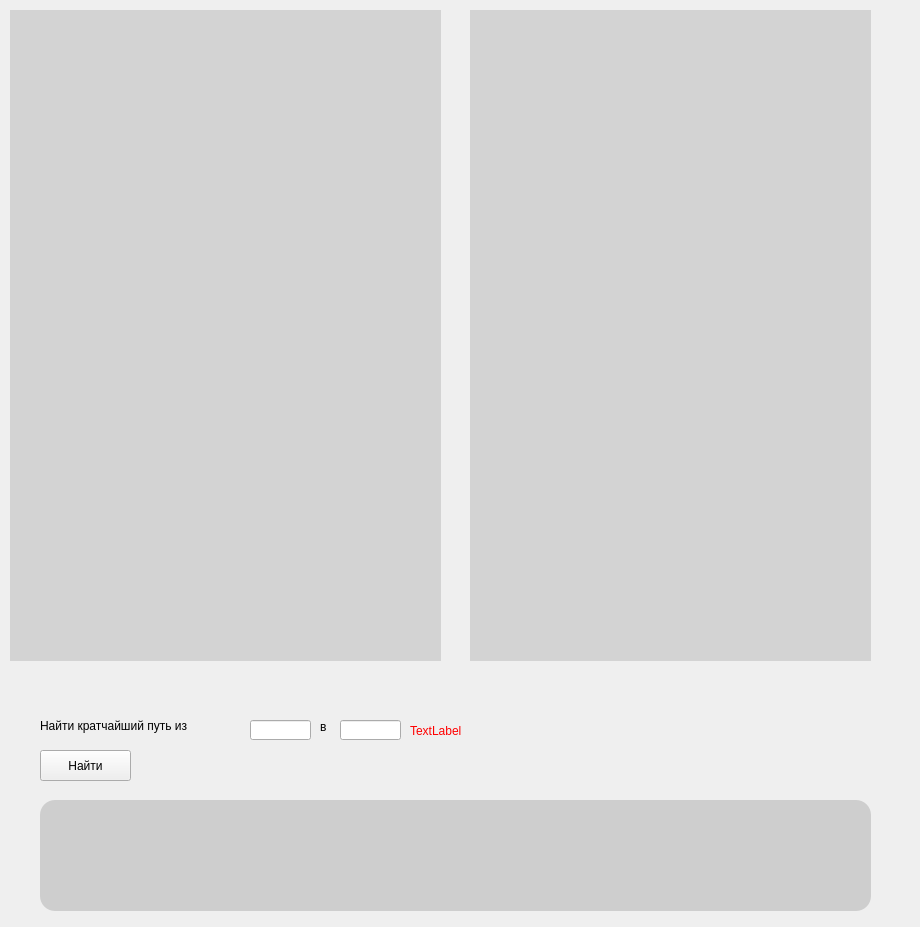
<?xml version="1.0" encoding="UTF-8"?>
<ui version="4.0">
 <class>MainWindow</class>
 <widget class="QMainWindow" name="MainWindow">
  <property name="geometry">
   <rect>
    <x>0</x>
    <y>0</y>
    <width>920</width>
    <height>927</height>
   </rect>
  </property>
  <property name="windowTitle">
   <string>MainWindow</string>
  </property>
  <property name="styleSheet">
   <string notr="true">font: 12pt &quot;MS Shell Dlg 2&quot;;</string>
  </property>
  <widget class="QWidget" name="centralwidget">
   <widget class="QLabel" name="Graf1">
    <property name="geometry">
     <rect>
      <x>10</x>
      <y>10</y>
      <width>431</width>
      <height>651</height>
     </rect>
    </property>
    <property name="styleSheet">
     <string notr="true">background-color: rgb(211, 211, 211);</string>
    </property>
    <property name="text">
     <string/>
    </property>
   </widget>
   <widget class="QLabel" name="Graf2">
    <property name="geometry">
     <rect>
      <x>470</x>
      <y>10</y>
      <width>401</width>
      <height>651</height>
     </rect>
    </property>
    <property name="styleSheet">
     <string notr="true">background-color: rgb(211, 211, 211);</string>
    </property>
    <property name="text">
     <string/>
    </property>
   </widget>
   <widget class="QPushButton" name="WayBut">
    <property name="geometry">
     <rect>
      <x>40</x>
      <y>750</y>
      <width>91</width>
      <height>31</height>
     </rect>
    </property>
    <property name="text">
     <string>Найти</string>
    </property>
   </widget>
   <widget class="QLabel" name="label">
    <property name="geometry">
     <rect>
      <x>40</x>
      <y>710</y>
      <width>201</width>
      <height>31</height>
     </rect>
    </property>
    <property name="text">
     <string>Найти кратчайший путь из</string>
    </property>
   </widget>
   <widget class="QLineEdit" name="_from">
    <property name="geometry">
     <rect>
      <x>250</x>
      <y>720</y>
      <width>61</width>
      <height>20</height>
     </rect>
    </property>
   </widget>
   <widget class="QLabel" name="label_2">
    <property name="geometry">
     <rect>
      <x>320</x>
      <y>720</y>
      <width>47</width>
      <height>13</height>
     </rect>
    </property>
    <property name="text">
     <string>в</string>
    </property>
   </widget>
   <widget class="QLineEdit" name="_in">
    <property name="geometry">
     <rect>
      <x>340</x>
      <y>720</y>
      <width>61</width>
      <height>20</height>
     </rect>
    </property>
   </widget>
   <widget class="QLabel" name="Error">
    <property name="geometry">
     <rect>
      <x>410</x>
      <y>720</y>
      <width>441</width>
      <height>21</height>
     </rect>
    </property>
    <property name="styleSheet">
     <string notr="true">color: rgb(255, 0, 0);</string>
    </property>
    <property name="text">
     <string>TextLabel</string>
    </property>
   </widget>
   <widget class="QTextEdit" name="min_way_text">
    <property name="geometry">
     <rect>
      <x>40</x>
      <y>800</y>
      <width>831</width>
      <height>111</height>
     </rect>
    </property>
    <property name="styleSheet">
     <string notr="true">background-color: rgb(206, 206, 206);
border-radius: 15px</string>
    </property>
    <property name="readOnly">
     <bool>true</bool>
    </property>
    <property name="html">
     <string>&lt;!DOCTYPE HTML PUBLIC &quot;-//W3C//DTD HTML 4.0//EN&quot; &quot;http://www.w3.org/TR/REC-html40/strict.dtd&quot;&gt;
&lt;html&gt;&lt;head&gt;&lt;meta name=&quot;qrichtext&quot; content=&quot;1&quot; /&gt;&lt;style type=&quot;text/css&quot;&gt;
p, li { white-space: pre-wrap; }
&lt;/style&gt;&lt;/head&gt;&lt;body style=&quot; font-family:'MS Shell Dlg 2'; font-size:12pt; font-weight:400; font-style:normal;&quot;&gt;
&lt;p style=&quot;-qt-paragraph-type:empty; margin-top:0px; margin-bottom:0px; margin-left:0px; margin-right:0px; -qt-block-indent:0; text-indent:0px;&quot;&gt;&lt;br /&gt;&lt;/p&gt;&lt;/body&gt;&lt;/html&gt;</string>
    </property>
   </widget>
  </widget>
 </widget>
 <resources/>
 <connections/>
</ui>
